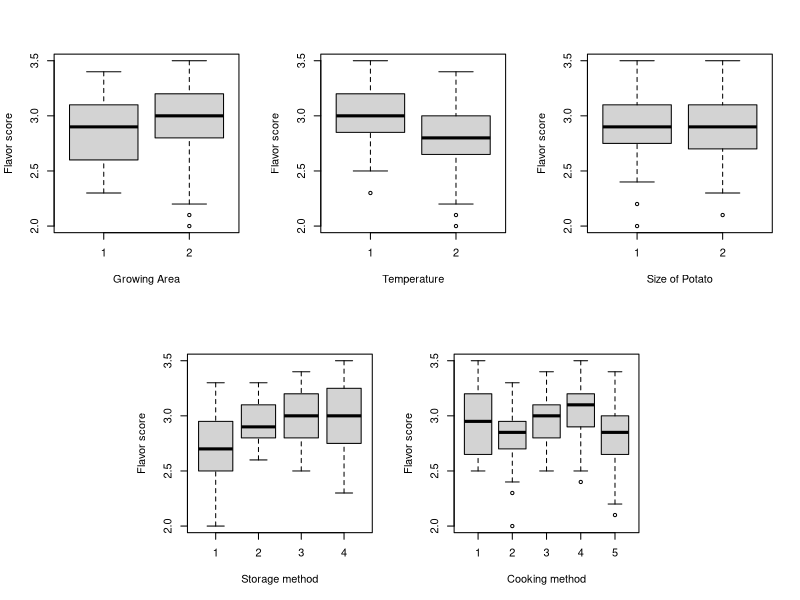
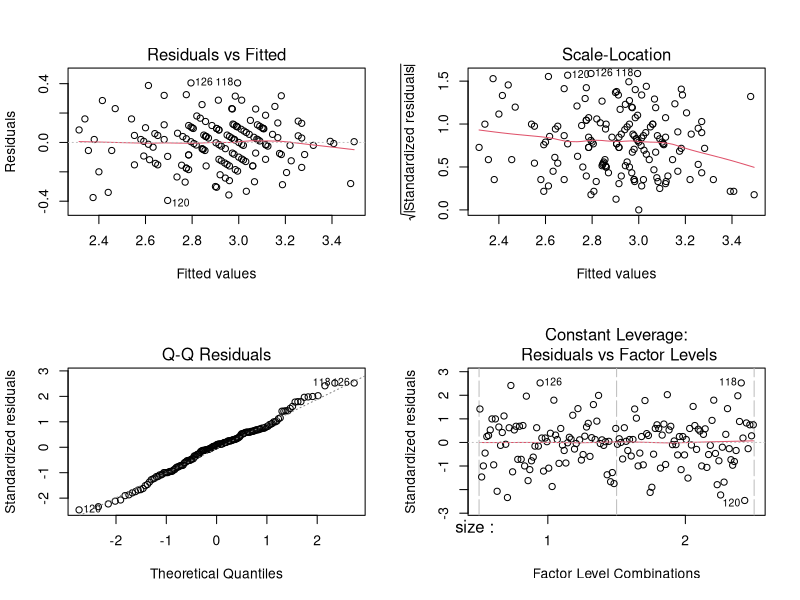

Reproduce these figures in R, in order.
## ---- chunk 1
rm(list = ls(all.names = TRUE))
library(knitr)

#library(plotly)
options(tinytex.verbose = TRUE)
knitr::opts_chunk$set(echo = FALSE)
## ---- chunk 2
potato<-read.table("./potato.dat.txt",col.names = c("area","temp","size","storage","cook", "texture", "flavour", "moist"))
# leave out texture and moist
summary(potato) # it is a balanced set
## ---- chunk 3
layout(mat = matrix(c(1,1,2,2,3,3,
                      0,4,4,5,5,0), nrow = 2, byrow = TRUE))
boxplot(potato$flavour~potato$area, data = potato, xlab = "Growing Area", ylab = "Flavor score")
boxplot(potato$flavour~potato$temp, data = potato, xlab = "Temperature", ylab = "Flavor score")
boxplot(potato$flavour~ potato$size, data = potato, xlab = "Size of Potato", ylab = "Flavor score")
boxplot(potato$flavour~ potato$storage, data = potato, xlab = "Storage method", ylab = "Flavor score")
boxplot(potato$flavour~ potato$cook, data = potato, xlab = "Cooking method", ylab = "Flavor score")
# boxplot show similar variability----satisfy the assumption of homoscedasticity
# boxplot, each box can be considered as symmetric ---- satisfy the assumption of normality
# 160 groups of samples are independent ---- satisfy the assumption of independence

## ---- chunk 4
potato$area<-as.factor(potato$area)
potato$temp<-as.factor(potato$temp)
potato$size<-as.factor(potato$size)
potato$storage<-as.factor(potato$storage)
potato$cook<-as.factor(potato$cook)
# NULL : assume error has zero mean
potato.aov = aov(flavour~size:storage + area + temp+ temp:storage + cook:storage+ cook + area:storage, data=potato)
summary(potato.aov)
coef(potato.aov)
# difference not significance
# accept the NULL assumption
## ---- chunk 5
layout(matrix(1:4,ncol=2))
plot(potato.aov)
